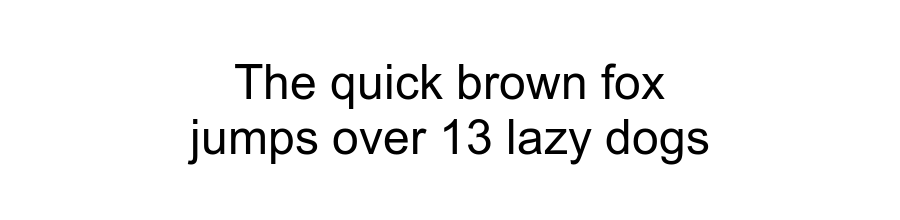
#> input picture apps/mac/Tests/Fixtures/ocr/1.png, 900 x 220 px
$ python -i preprocess.py   (imports and definitions only)
#> lines starting #> are read from the running program, lines starting #| are printed output that depends on the picture; after the words box and inside, x2 and y2 are one past the last pixel; in counts of white or black regions, pixels touching at a corner belong together
#> further down, picture is the input picture: PIL image 900x220 L; min 0, max 255, mean 243.3
"""TrOCR preprocessing, ported from apps/mac/Sources/OCR/TrOCREngine.swift.

Keep the constants and integer arithmetic identical to the Swift version so both apps
split lines and crop the same way.
"""

import math
from dataclasses import dataclass

import numpy as np
from PIL import Image

SCAN_MAX = 512
THRESHOLD = 40          # per-channel difference from background that counts as ink
MERGE_PERCENT = 35      # runs shorter than this % of the tallest merge into a neighbour
SIZE = 384              # TrOCR ViT input


@dataclass
class InkMask:
    ink: np.ndarray  # bool, shape (h, w)
    scale: int       # mask coords * scale = full-res coords


def ink_mask(image: Image.Image, scan_max: int = SCAN_MAX) -> InkMask | None:
#> called with scan_max = 512
    w, h = image.size
#> w = 900; h = 220
    if w <= 1 or h <= 1:
        return None
    scale = max(1, -(-max(w, h) // scan_max))
#> scale = 2
    sw, sh = w // scale, h // scale
#> sw = 450; sh = 110
    if sw <= 1 or sh <= 1:
        return None
    px = np.asarray(image.convert("RGB").resize((sw, sh), Image.BILINEAR), dtype=np.int32)
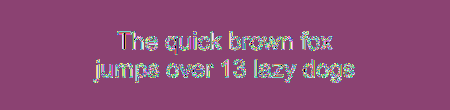
#> px: shape (110, 450, 3) int32; 256 distinct labels, from 0 to 255; one colour per label, 0 black
    corners = np.stack([px[0, 0], px[0, -1], px[-1, 0], px[-1, -1]])
#> corners = [[255, 255, 255], [255, 255, 255], [255, 255, 255], [255, 255, 255]]
    bg = corners.sum(axis=0) // 4
#> bg = [255, 255, 255]
    return InkMask((np.abs(px - bg) > THRESHOLD).any(axis=2), scale)


PITCH_STRENGTH = 0.1   # autocorrelation peak a line pitch needs
TOUCHING_VALLEY = 0.2  # a cut between touching lines: this sparse vs the run's densest row


# [94 lines left out: functions line_pitch, touching_cuts, merge_marks, line_strips, not called in this run]


WIDE_SPLIT_ASPECT = 8.0  # mac TrOCREngine.wideSplitAspect


# [51 lines left out: function split_wide, not called in this run]


def content_crop(image: Image.Image) -> Image.Image:
    """Trim uniform background margin so the text fills the frame (TrOCR decodes garbage
    past the real text when given a loose crop)."""
    mask = ink_mask(image)
    if mask is None:
        return image
    ys, xs = np.nonzero(mask.ink)
#> ys = 3325 values from 31 to 82; xs = 3325 values, max 353 at index 2009, min 94 at index 3274, mean 225.8
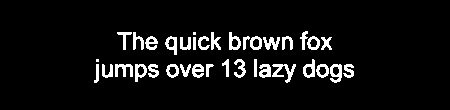
#> mask.ink: shape (110, 450) bool; 6.7% white; 36 white regions (2 under 20 px), largest, box (x1, y1, x2, y2) and area: (272, 64, 296, 83) 185, (330, 64, 342, 83) 143, (115, 64, 133, 77) 141
    if xs.size == 0:
        return image
    sh, sw = mask.ink.shape
#> sh = 110; sw = 450
    min_x, max_x, min_y, max_y = int(xs.min()), int(xs.max()), int(ys.min()), int(ys.max())
#> min_x = 94; max_x = 353; min_y = 31; max_y = 82
    # A mis-detected background (corner on ink) collapses the box to a sliver: don't trust it.
    if (max_x - min_x + 1) * 20 < sw or (max_y - min_y + 1) * 20 < sh:
        return image
    pad_x = max(1, (max_x - min_x + 1) * 4 // 100)
#> pad_x = 10
    pad_y = max(1, (max_y - min_y + 1) * 4 // 100)
#> pad_y = 2
    s = mask.scale
#> s = 2
    x0, y0 = max(0, (min_x - pad_x) * s), max(0, (min_y - pad_y) * s)
#> x0 = 168; y0 = 58
    x1 = min(image.width, (max_x + 1 + pad_x) * s)
#> x1 = 728
    y1 = min(image.height, (max_y + 1 + pad_y) * s)
#> y1 = 170
    return image.crop((x0, y0, x1, y1))
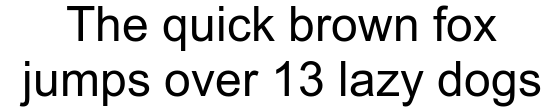
#> returned value: PIL image 560x112 L; min 0, max 255, mean 218.1


# [5 lines left out: function pixel_values, not called in this run]

>>> from PIL import Image
>>> picture = Image.open('../../../../mac/Tests/Fixtures/ocr/1.png')
>>> result = content_crop(picture)

$ run again, on apps/mac/Tests/Fixtures/ocr/2.png
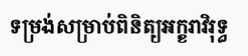
#> input picture apps/mac/Tests/Fixtures/ocr/2.png, 248 x 56 px
#> picture is the input picture: PIL image 248x56 RGBA; mean R, G, B, A 214.8, 215.6, 216.5, 255
#> corners = [[248, 249, 250], [248, 249, 250], [248, 249, 250], [248, 249, 250]]
#> bg = [248, 249, 250]
#> ys = 2731 values from 13 to 42; xs = 2731 values, max 227 at index 736, min 10 at index 737, mean 124.4
#> in content_crop, `ys, xs = np.nonzero(mask.ink)`:
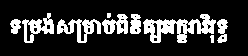
#> mask.ink: shape (56, 248) bool; 19.7% white; 9 white regions (1 under 20 px), largest, box (x1, y1, x2, y2) and area: (143, 14, 216, 43) 992, (57, 19, 101, 43) 493, (22, 13, 54, 43) 417
#> min_x = 10; max_x = 227; min_y = 13; max_y = 42
#> pad_x = 8
#> pad_y = 1
#> x0 = 2; y0 = 12
#> x1 = 236
#> y1 = 44
#> in content_crop, `return image.crop((x0, y0, x1, y1))`:
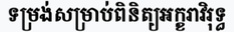
#> returned value: PIL image 234x32 RGBA; mean R, G, B, A 186.4, 187.1, 187.8, 255

$ run again, on apps/mac/Tests/Fixtures/ocr/3.png
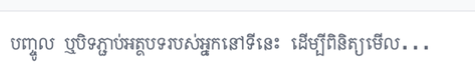
#> input picture apps/mac/Tests/Fixtures/ocr/3.png, 475 x 70 px
#> picture is the input picture: PIL image 475x70 RGBA; mean R, G, B, A 243.8, 244.4, 245.5, 255
#> corners = [[248, 249, 250], [248, 249, 250], [255, 255, 255], [255, 255, 255]]
#> bg = [251, 252, 252]
#> ys = 2745 values from 33 to 60; xs = 2745 values, max 427 at index 1950, min 11 at index 223, mean 213
#> in content_crop, `ys, xs = np.nonzero(mask.ink)`:
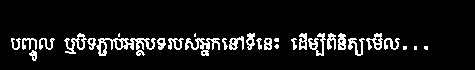
#> mask.ink: shape (70, 475) bool; 8.3% white in thin lines or dots, all inside (x1, y1, x2, y2) = (11, 33, 428, 61)
#> min_x = 11; max_x = 427; min_y = 33; max_y = 60
#> pad_x = 16
#> pad_y = 1
#> x0 = 0; y0 = 32
#> x1 = 444
#> y1 = 62
#> in content_crop, `return image.crop((x0, y0, x1, y1))`:
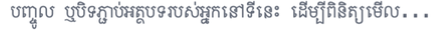
#> returned value: PIL image 444x30 RGBA; mean R, G, B, A 230.9, 231.9, 234, 255

$ run again, on apps/mac/Tests/Fixtures/ocr/4.png
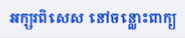
#> input picture apps/mac/Tests/Fixtures/ocr/4.png, 185 x 38 px
#> picture is the input picture: PIL image 185x38 RGBA; mean R, G, B, A 214.6, 221.7, 241.1, 255
#> corners = [[241, 242, 245], [241, 242, 245], [231, 233, 237], [231, 233, 237]]
#> bg = [236, 237, 241]
#> ys = 1242 values from 9 to 29; xs = 1242 values, max 176 at index 230, min 9 at index 778, mean 91.31
#> in content_crop, `ys, xs = np.nonzero(mask.ink)`:
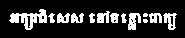
#> mask.ink: shape (38, 185) bool; 17.7% white; 13 white regions (2 under 20 px), largest, box (x1, y1, x2, y2) and area: (9, 9, 47, 30) 360, (128, 13, 141, 30) 145, (163, 13, 177, 30) 131
#> min_x = 9; max_x = 176; min_y = 9; max_y = 29
#> pad_x = 6
#> pad_y = 1
#> x0 = 3; y0 = 8
#> x1 = 183
#> y1 = 31
#> in content_crop, `return image.crop((x0, y0, x1, y1))`:
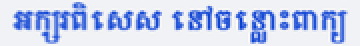
#> returned value: PIL image 180x23 RGBA (shown 2 times larger); mean R, G, B, A 196.6, 207.9, 238.6, 255
